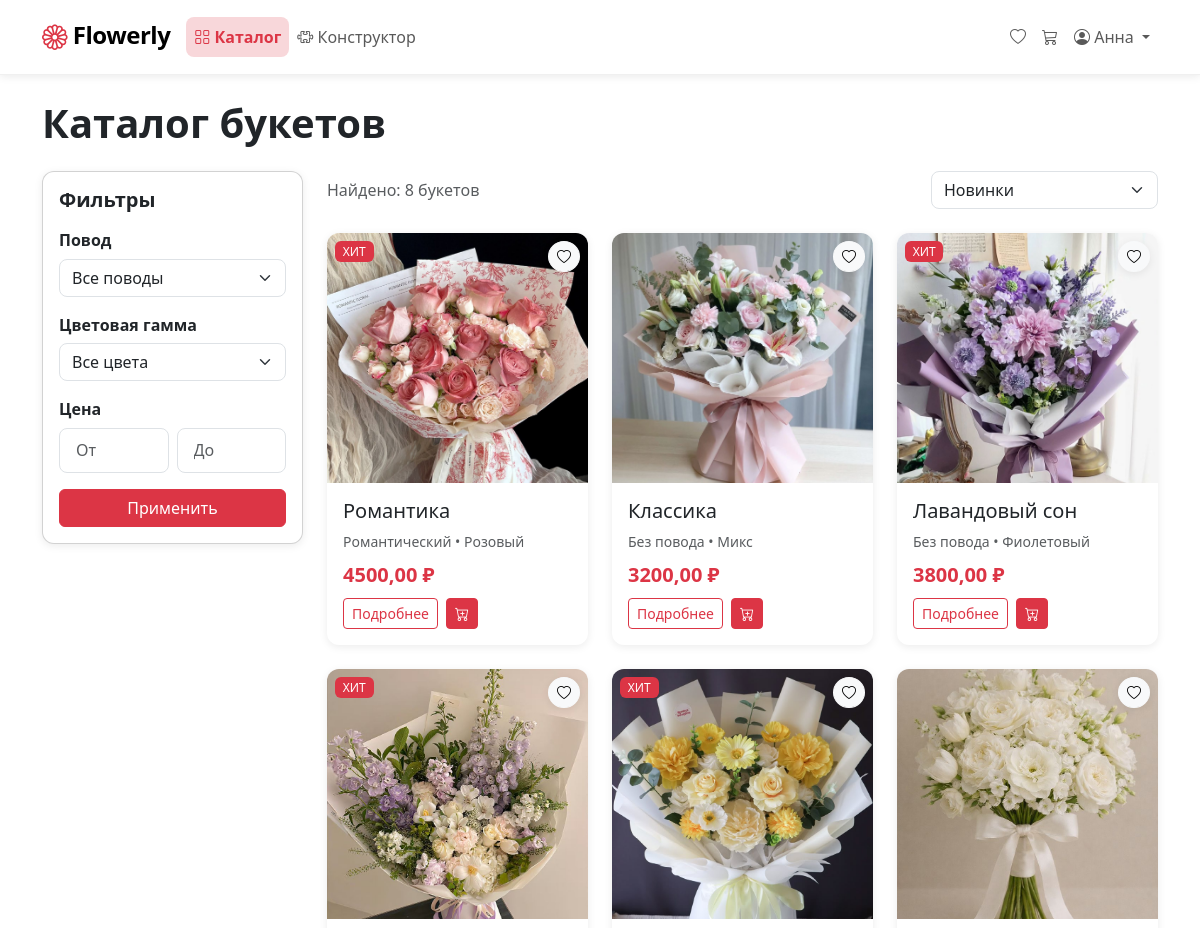
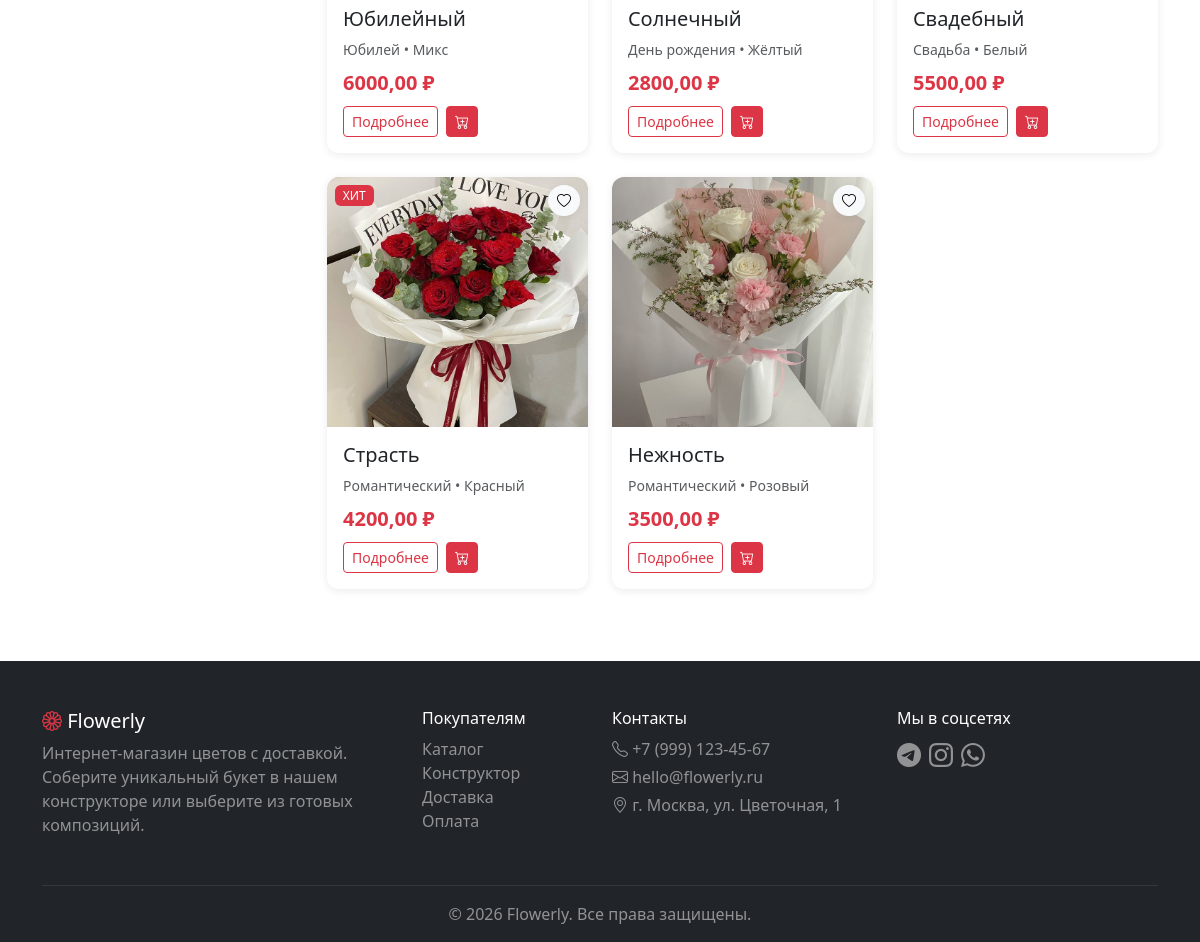
/catalog/ (signed in), run on the app's committed database (2 pictures, top to bottom).
### FlowerlyApp/models.py (models this page shows, shortened)
class User(AbstractUser):
    username = None
    email = models.EmailField('Email', unique=True)
    phone = models.CharField('Телефон', max_length=20, blank=True)
    default_address = models.TextField('Адрес по умолчанию', blank=True)
    avatar = models.ImageField('Аватар', upload_to='avatars/', blank=True)
    is_florist = models.BooleanField('Флорист', default=False)
    created_at = models.DateTimeField('Дата регистрации', auto_now_add=True)
    USERNAME_FIELD = 'email'
    REQUIRED_FIELDS = ['first_name', 'last_name']
    objects = UserManager()
    class Meta:
        verbose_name = 'Пользователь'
        verbose_name_plural = 'Пользователи'

class ReadyBouquet(models.Model):
    name = models.CharField('Название', max_length=200)
    slug = models.SlugField(unique=True)
    description = models.TextField('Описание')
    price = models.DecimalField('Цена', max_digits=10, decimal_places=2)
    image = models.ImageField('Главное фото', upload_to='bouquets/')
    available = models.BooleanField('В наличии', default=True)
    is_hit = models.BooleanField('Хит продаж', default=False)
    occasion = models.ForeignKey(Occasion, on_delete=models.SET_NULL, null=True, blank=True)
    color_palette = models.ForeignKey(ColorPalette, on_delete=models.SET_NULL, null=True, blank=True)
    created_at = models.DateTimeField(auto_now_add=True)
    class Meta:
        verbose_name = 'Готовый букет'
        verbose_name_plural = 'Готовые букеты'

class Occasion(models.Model):
    name = models.CharField('Повод', max_length=100)
    slug = models.SlugField(unique=True)
    class Meta:
        verbose_name = 'Повод'
        verbose_name_plural = 'Поводы'

class ColorPalette(models.Model):
    name = models.CharField('Цветовая гамма', max_length=100)
    slug = models.SlugField(unique=True)
    class Meta:
        verbose_name = 'Цветовая гамма'
        verbose_name_plural = 'Цветовые гаммы'

### FlowerlyApp/views.py (the view)
# urls.py: path('catalog/', views.catalog, name='catalog'),
def catalog(request):
    bouquets = ReadyBouquet.objects.filter(available=True).select_related('occasion', 'color_palette')
    occasion_slug = request.GET.get('occasion')
    color_slug = request.GET.get('color')
    sort = request.GET.get('sort', '-created_at')
    min_price = request.GET.get('min_price')
    max_price = request.GET.get('max_price')
    if occasion_slug:
        bouquets = bouquets.filter(occasion__slug=occasion_slug)
    if color_slug:
        bouquets = bouquets.filter(color_palette__slug=color_slug)
    if min_price:
        bouquets = bouquets.filter(price__gte=min_price)
    if max_price:
        bouquets = bouquets.filter(price__lte=max_price)
    sort_options = {
        'price_asc': 'price',
        'price_desc': '-price',
        'name': 'name',
        'newest': '-created_at',
        'popular': '-is_hit',
    }
    bouquets = bouquets.order_by(sort_options.get(sort, '-created_at'))
    context = {
        'bouquets': bouquets,
        'occasions': Occasion.objects.all(),
        'colors': ColorPalette.objects.all(),
        'current_occasion': occasion_slug,
        'current_color': color_slug,
        'current_sort': sort,
        'current_min_price': min_price,
        'current_max_price': max_price,
    }
    return render(request, 'catalog/catalog.html', context)

### FlowerlyApp/context_processors.py (called while the page is built)
def cart_counter(request):
    if request.user.is_authenticated:
        try:
            cart = Cart.objects.get(user=request.user)
            count = cart.total_items()
        except Cart.DoesNotExist:
            count = 0
    else:
        count = 0
    return {'cart_count': count}

### FlowerlyApp/models.py (called while the page is built)
    def total_items(self):
        return self.items.count()

### FlowerlyApp/templates/catalog/catalog.html (shortened to what this page needs)
{% extends 'base.html' %}
{% block content %}
<div class="container">
    <h1 class="fw-bold mb-4">Каталог букетов</h1>
    <div class="row">
        <div class="col-md-3 mb-4">
            <div class="card shadow-sm">
                <div class="card-body">
                    <h5 class="fw-bold mb-3">Фильтры</h5>
                    <form method="get" id="filter-form">
                        <div class="mb-3">
                            <label class="form-label fw-semibold">Повод</label>
                            <select name="occasion" class="form-select" onchange="this.form.submit()">
                                <option value="">Все поводы</option>
                            </select>
                        </div>
                        <div class="mb-3">
                            <label class="form-label fw-semibold">Цветовая гамма</label>
                            <select name="color" class="form-select" onchange="this.form.submit()">
                                <option value="">Все цвета</option>
                            </select>
                        </div>
                        <div class="mb-3">
                            <label class="form-label fw-semibold">Цена</label>
                            <div class="row g-2">
                                <div class="col"><input type="number" name="min_price" class="form-control" placeholder="От" value="{{ current_min_price }}"></div>
                                <div class="col"><input type="number" name="max_price" class="form-control" placeholder="До" value="{{ current_max_price }}"></div>
                            </div>
                        </div>
                        <button type="submit" class="btn btn-danger w-100">Применить</button>
                    </form>
                </div>
            </div>
        </div>
        <div class="col-md-9">
            <div class="d-flex justify-content-between align-items-center mb-4">
                <p class="text-muted mb-0">Найдено: {{ bouquets.count }} букетов</p>
                <select name="sort" class="form-select w-auto" onchange="window.location.href='?sort=' + this.value + '&occasion={{ current_occasion }}&color={{ current_color }}&min_price={{ current_min_price }}&max_price={{ current_max_price }}'">
                    <option value="newest" {% if current_sort == 'newest' %}selected{% endif %}>Новинки</option>
                </select>
            </div>
            <div class="row g-4">
                {% for bouquet in bouquets %}
                <div class="col-md-4">
                    <div class="card h-100 shadow-sm border-0">
                        <div class="position-relative">
                            {% if bouquet.image %}
                            <img src="{{ bouquet.image.url }}" class="card-img-top" alt="{{ bouquet.name }}" style="height: 250px; object-fit: cover;">
                            {% else %}
                            <div class="bg-light d-flex align-items-center justify-content-center" style="height: 250px;"><i class="bi bi-flower1 text-muted display-3"></i></div>
                            {% endif %}
                            {% if bouquet.is_hit %}<span class="position-absolute top-0 start-0 badge bg-danger m-2">ХИТ</span>{% endif %}
                            <button class="btn btn-light btn-sm position-absolute top-0 end-0 m-2 rounded-circle shadow-sm fav-btn" data-bouquet-id="{{ bouquet.id }}"><i class="bi bi-heart"></i></button>
                        </div>
                        <div class="card-body d-flex flex-column">
                            <h5 class="card-title">{{ bouquet.name }}</h5>
                            <p class="text-muted small mb-2">{% if bouquet.occasion %}{{ bouquet.occasion.name }}{% endif %}{% if bouquet.color_palette %} • {{ bouquet.color_palette.name }}{% endif %}</p>
                            <div class="mt-auto">
                                <p class="fw-bold text-danger fs-5 mb-2">{{ bouquet.price }} ₽</p>
                                <div class="d-flex gap-2">
                                    <a href="{% url 'flowerly:bouquet_detail' bouquet.slug %}" class="btn btn-outline-danger btn-sm">Подробнее</a>
                                    <button class="btn btn-danger btn-sm cart-add-btn" data-bouquet-id="{{ bouquet.id }}"><i class="bi bi-cart-plus"></i></button>
                                </div>
                            </div>
                        </div>
                    </div>
                </div>
                {% empty %}
                <div class="col-12 text-center py-5"><i class="bi bi-emoji-frown display-1 text-muted"></i><h4 class="text-muted mt-3">Букеты не найдены</h4><p>Попробуйте изменить параметры фильтра</p></div>
                {% endfor %}
            </div>
        </div>
    </div>
</div>
{% endblock %}

### FlowerlyApp/templates/base.html (shortened to what this page needs)
<!DOCTYPE html>
<html lang="ru">
<head>
    <link href="https://cdn.jsdelivr.net/npm/bootstrap@5.3.0/dist/css/bootstrap.min.css" rel="stylesheet">
    <link href="https://cdn.jsdelivr.net/npm/bootstrap-icons@1.11.0/font/bootstrap-icons.css" rel="stylesheet">
    {% load static %}
    <link href="{% static 'css/style.css' %}" rel="stylesheet">
</head>
<body>
    <nav class="navbar navbar-expand-lg navbar-light bg-white shadow-sm sticky-top">
        <div class="container">
            <a class="navbar-brand" href="{% url 'flowerly:home' %}">
                <i class="bi bi-flower1 text-danger"></i>
                <span class="fw-bold">Flowerly</span>
            </a>
            <div class="collapse navbar-collapse" id="navbarMain">
                <ul class="navbar-nav me-auto mb-2 mb-lg-0">
                    <li class="nav-item">
                        <a class="nav-link {% if request.resolver_match.url_name == 'catalog' %}active{% endif %}"
                           href="{% url 'flowerly:catalog' %}">
                            <i class="bi bi-grid"></i> Каталог
                        </a>
                    </li>
                    <li class="nav-item">
                        <a class="nav-link {% if request.resolver_match.url_name == 'constructor' %}active{% endif %}"
                           href="{% url 'flowerly:constructor' %}">
                            <i class="bi bi-puzzle"></i> Конструктор
                        </a>
                    </li>
                </ul>
                <ul class="navbar-nav ms-auto mb-2 mb-lg-0">
                    {% if user.is_authenticated %}
                        <li class="nav-item">
                            <a class="nav-link" href="{% url 'flowerly:favorites' %}">
                                <i class="bi bi-heart"></i>
                            </a>
                        </li>
                        <li class="nav-item">
                            <a class="nav-link position-relative" href="{% url 'flowerly:cart_detail' %}">
                                <i class="bi bi-cart3"></i>
                            </a>
                        </li>
                        <li class="nav-item dropdown">
                            <a class="nav-link dropdown-toggle" href="#" id="userDropdown" role="button"
                               data-bs-toggle="dropdown">
                                <i class="bi bi-person-circle"></i> {{ user.first_name }}
                            </a>
                        </li>
                    {% endif %}
                </ul>
            </div>
        </div>
    </nav>
    <main class="py-4">
        {% block content %}{% endblock %}
    </main>
<footer class="bg-dark text-white pt-5 pb-3 mt-5">
    <div class="container">
        <div class="row">
            <div class="col-md-4 mb-3">
                <h5><i class="bi bi-flower1 text-danger"></i> Flowerly</h5>
                <p class="text-white-50">Интернет-магазин цветов с доставкой. Соберите уникальный букет в нашем конструкторе или выберите из готовых композиций.</p>
            </div>
            <div class="col-md-2 mb-3">
                <h6>Покупателям</h6>
                <ul class="list-unstyled">
                    <li><a href="{% url 'flowerly:catalog' %}" class="text-white-50 text-decoration-none">Каталог</a></li>
                    <li><a href="{% url 'flowerly:constructor' %}" class="text-white-50 text-decoration-none">Конструктор</a></li>
                    <li><a href="#" class="text-white-50 text-decoration-none">Доставка</a></li>
                    <li><a href="#" class="text-white-50 text-decoration-none">Оплата</a></li>
                </ul>
            </div>
            <div class="col-md-3 mb-3">
                <h6>Контакты</h6>
                <p class="text-white-50 mb-1"><i class="bi bi-telephone"></i> +7 (999) 123-45-67</p>
                <p class="text-white-50 mb-1"><i class="bi bi-envelope"></i> hello@flowerly.ru</p>
                <p class="text-white-50"><i class="bi bi-geo-alt"></i> г. Москва, ул. Цветочная, 1</p>
            </div>
            <div class="col-md-3 mb-3">
                <h6>Мы в соцсетях</h6>
                <div class="d-flex gap-2">
                    <a href="#" class="text-white-50 fs-4"><i class="bi bi-telegram"></i></a>
                    <a href="#" class="text-white-50 fs-4"><i class="bi bi-instagram"></i></a>
                    <a href="#" class="text-white-50 fs-4"><i class="bi bi-whatsapp"></i></a>
                </div>
            </div>
        </div>
        <hr class="border-secondary">
        <p class="text-center text-white-50 mb-0">© 2026 Flowerly. Все права защищены.</p>
    </div>
</footer>
</body>
</html>

### FlowerlyApp/static/css/style.css (style rules this page uses)
:root { --flowerly-primary: #dc3545; --flowerly-primary-dark: #bb2d3b; --flowerly-primary-light: #f8d7da; --flowerly-secondary: #6c757d; --flowerly-success: #198754; --flowerly-warning: #ffc107; --flowerly-bg-light: #f8f9fa; --flowerly-text-muted: #6c757d; }
body { font-family: 'Segoe UI', system-ui, -apple-system, sans-serif; color: #212529; background-color: #fff; min-height: 100vh; display: flex; flex-direction: column; }
main { flex: 1; }
.navbar { padding: 0.75rem 0; border-bottom: 1px solid #f0f0f0; }
.navbar-brand { font-size: 1.5rem; letter-spacing: -0.5px; }
.navbar-brand i { font-size: 1.6rem; vertical-align: -3px; }
.nav-link { font-weight: 500; padding: 0.5rem 1rem; border-radius: 8px; transition: all 0.2s ease; }
.nav-link.active { background-color: var(--flowerly-primary-light); color: var(--flowerly-primary) !important; font-weight: 600; }
.btn-danger { background-color: var(--flowerly-primary); border-color: var(--flowerly-primary); }
.btn-outline-danger { color: var(--flowerly-primary); border-color: var(--flowerly-primary); }
.card { border-radius: 12px; overflow: hidden; transition: transform 0.2s ease, box-shadow 0.2s ease; }
.card-img-top { transition: transform 0.3s ease; }
.form-control { border-radius: 8px; border: 1px solid #dee2e6; padding: 0.6rem 1rem; transition: border-color 0.2s ease, box-shadow 0.2s ease; }
.form-select { border-radius: 8px; }
.form-label { font-weight: 500; margin-bottom: 0.4rem; }
.badge { font-weight: 500; padding: 0.35em 0.65em; border-radius: 6px; }
.card { animation: fadeInUp 0.4s ease forwards; }
footer { margin-top: auto; }
footer a { transition: color 0.2s ease; }
.sticky-top { z-index: 100; }
.navbar { z-index: 1030 !important; }
.shadow-sm { box-shadow: 0 2px 8px rgba(0, 0, 0, 0.08) !important; }

### data on the page
User: first_name "Анна"
ReadyBouquet: image (picture), is_hit "ХИТ", name "Романтика", occasion.name "Романтический", color_palette.name "Розовый", price "4500,00"
ReadyBouquet: image (picture), name "Классика", occasion.name "Без повода", color_palette.name "Микс", price "3200,00"
ReadyBouquet: image (picture), is_hit "ХИТ", name "Лавандовый сон", occasion.name "Без повода", color_palette.name "Фиолетовый", price "3800,00"
ReadyBouquet: image (picture), is_hit "ХИТ", name "Юбилейный", occasion.name "Юбилей", color_palette.name "Микс", price "6000,00"
ReadyBouquet: image (picture), is_hit "ХИТ", name "Солнечный", occasion.name "День рождения", color_palette.name "Жёлтый", price "2800,00"
ReadyBouquet: image (picture), name "Свадебный", occasion.name "Свадьба", color_palette.name "Белый", price "5500,00"
ReadyBouquet: image (picture), is_hit "ХИТ", name "Страсть", occasion.name "Романтический", color_palette.name "Красный", price "4200,00"
ReadyBouquet: image (picture), name "Нежность", occasion.name "Романтический", color_palette.name "Розовый", price "3500,00"

### other printed values
{{ bouquets.count }} "8"
